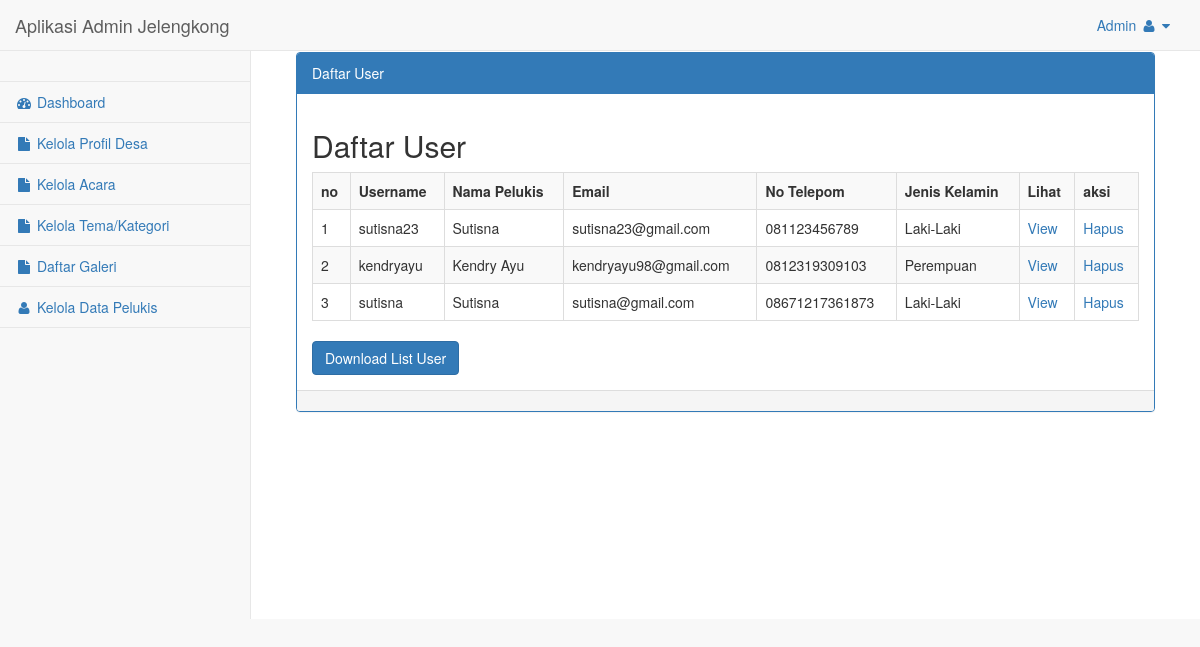
The app's page /admin/media.php?module=users (signed in) with its own data.
### tables this page shows
CREATE TABLE `tbl_user` (
  `idUser` varchar(100) NOT NULL,
  `username` varchar(100) NOT NULL,
  `password` varchar(100) NOT NULL,
  `namaLengkap` varchar(100) NOT NULL,
  `email` varchar(100) NOT NULL,
  `nohp` varchar(100) NOT NULL,
  `tentang` text NOT NULL,
  `fotoProfil` varchar(100) NOT NULL,
  `jk` varchar(50) NOT NULL,
  `role` varchar(50) NOT NULL
);

### admin/modul/mod_users/users.php (the view, shortened to what this page needs)
        <div id="page-wrapper">
            <div class="container-fluid">
                <div class="row">
                    <div class="col-lg-12">
                    </div>
                </div>
                <div class="row">
                    <div class="col-lg-12">
                        <div class="panel panel-primary">
                            <div class="panel-heading">
                                Daftar User
                            </div>
                            <div class="panel-body">
                                <?php
$aksi="modul/mod_users/aksi_users.php";
switch($_GET[act]){
  default:
      $tampil = mysqli_query($config,"SELECT * FROM tbl_user WHERE role ='Pelukis'");
      echo "<h2> Daftar User</h2>
    <table class='table table-striped table-bordered table-hover'>
          <tr><th>no</th><th>Username</th><th>Nama Pelukis</th><th>Email</th><th>No Telepom</th><th>Jenis Kelamin</th><th>Lihat</th><th>aksi</th></tr>";
    $no=1;
    while ($r=mysqli_fetch_array($tampil)){
       echo "<tr><td>$no</td>
             <td>$r[username]</td>
            <td>$r[namaLengkap]</td>
            <td>$r[email]</td>
            <td>$r[nohp]</td>
        <td>$r[jk]</td>
        <td><a href='?module=users&act=lihat&id=$r[id]'>View</a></td>
             <td><a href=$aksi?module=users&act=hapus&id=$r[id]>Hapus</a></td>";
        echo"</tr>";
      $no++;
    }
    echo "
    </table>
    <br>
    <a href='../admin/modul/export_excel2.php' class='btn btn-primary'>Download List User</a>
    <br/>";
    break;
}
?>
                            </div>
                            <div class="panel-footer">
                            </div>
                        </div>
                    </div>
                </div>
            </div>
        </div>

### records on screen
tbl_user: username "sutisna23", namaLengkap "Sutisna", email "sutisna23@gmail.com", nohp "081123456789", jk "Laki-Laki"
tbl_user: username "kendryayu", namaLengkap "Kendry Ayu", email "kendryayu98@gmail.com", nohp "0812319309103", jk "Perempuan"
tbl_user: username "sutisna", namaLengkap "Sutisna", email "sutisna@gmail.com", nohp "08671217361873", jk "Laki-Laki"

### other values on screen
$_SESSION[username] "Admin"
